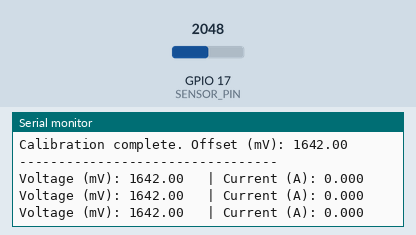
Bench run of a sketch on a simulated ESP32. Shown: the last lines printed to the serial monitor. The test bench sets the inputs (shaded band); at power-on: GPIO 17 (SENSOR_PIN) = 2048.

Above: at 8.3 s.
8.4 s: GPIO 17 (SENSOR_PIN) set to 2866
At 9.1 s:
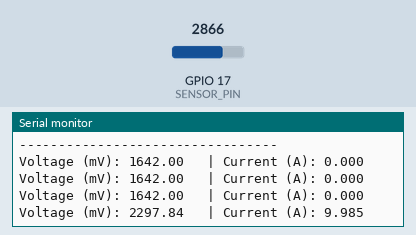
9.9 s: GPIO 17 (SENSOR_PIN) set to 3603
At 9.9 s:
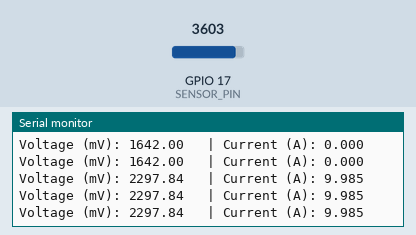
Timing chart, 0 to 12.9 s (numbered marks = the images above; inputs shaded):
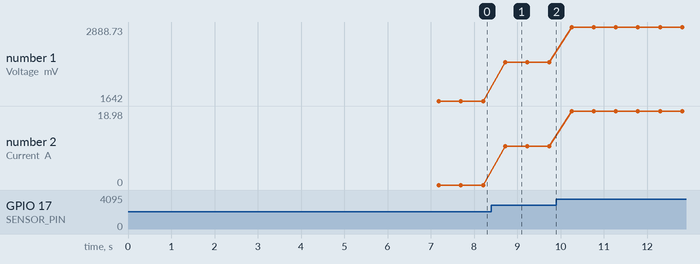

Measured:
- after the input at 8.4 s, the serial monitor: prints a new line after 0.32 s (image 1)
- plotted number 1: 1642 → 2297.84 after the input at 8.4 s, 2297.84 → 2888.73 after the input at 9.9 s
- plotted number 2: 0 → 9.98 after the input at 8.4 s, 9.98 → 18.98 after the input at 9.9 s

The sketch:

Current_readingesp32_pin17.ino
```cpp
/*
  ACS712 Current Sensor - Improved Accuracy & Stability Code
  - Automatically calibrates the zero-current offset on startup.
  - Averages multiple readings in the loop to reduce noise.
  - Accounts for user's measured VCC and sensor sensitivity.
*/

// --- Adjustable Parameters ---

// The analog pin your ACS712's VOUT is connected to.
const int SENSOR_PIN = 17;

// The sensitivity of your ACS712 module in V/A.
const float SENSITIVITY = 0.06568; // Your value: 0.125 V/A

// Your measured VCC voltage in millivolts.
const int VCC_VOLTAGE = 3284; // Your measured value

// --- Global Variables ---

// This will be determined automatically by the calibration.
float offsetVoltage = 0.0;

void setup() {
  Serial.begin(9600);
  while (!Serial) { ; }

  // --- Automatic Calibration ---
  Serial.println("--- ACS712 Auto-Calibration ---");
  Serial.println("Ensure NO current is flowing through the sensor.");
  Serial.println("Starting in 5 seconds...");
  delay(5000);
  Serial.println("Calibrating...");

  long totalRawValue = 0;
  for (int i = 0; i < 1000; i++) {
    totalRawValue += analogRead(SENSOR_PIN);
    delay(1);
  }

  // Calculate the precise offset voltage based on your VCC measurement
  offsetVoltage = ((float)totalRawValue / 1000.0 / 4096.0) * VCC_VOLTAGE;

  Serial.print("Calibration complete. Offset (mV): ");
  Serial.println(offsetVoltage, 2);
  Serial.println("---------------------------------");
  delay(1000);
}

void loop() {
  // --- Averaging Readings for Stability ---
  // Take multiple samples to smooth out noise.
  const int numSamples = 100;
  long totalRawValue = 0;
  for (int i = 0; i < numSamples; i++) {
    totalRawValue += analogRead(SENSOR_PIN);
  }
  float avgRawValue = (float)totalRawValue / numSamples;

  // 1. Convert the average raw ADC value to millivolts (mV).
  float voltage_mV = (avgRawValue / 4096.0) * VCC_VOLTAGE;

  // 2. Calculate the current in Amperes.
  // **IMPORTANT FIX:** We subtract the measured voltage from the offset.
  // This corrects the inverted reading (e.g., -0.50A -> 0.50A).
  // If your current ever reads negative when it should be positive,
  // simply swap the two variables back to: (voltage_mV - offsetVoltage)
  float current_A = (offsetVoltage - voltage_mV) / (SENSITIVITY * 1000);

  // 3. Print the results to the Serial Monitor.
  Serial.print("Voltage (mV): ");
  Serial.print(voltage_mV, 2);
  Serial.print("\t | Current (A): ");
  // Using the abs() function to show the absolute current,
  // which is often more useful for magnitude. Remove if you need to see the direction.
  Serial.println(abs(current_A),3); // Print with 3 decimal places for more precision

  delay(500);
}
```
